Frame 1 (no input): blank canvas, image omitted
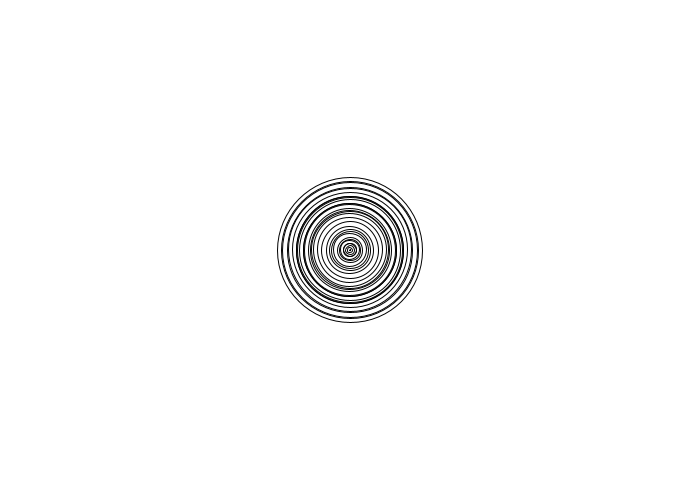
Frame 2 (the mouse pressed at the canvas centre, redrawn once)

The Processing sketch that drew this single still picture (run headless with seeded random() and noise(); the mouse was pressed at the canvas centre and the sketch redrawn once):

// Processing sketch: GenerateTreeRingsMouseRandomSeed
// ── GenerateTreeRingsMouseRandomSeed.pde
 int myCounter = 500;

void setup() {
  size(700, 500);
  noLoop();
  background(255);
  randomSeed(10);
}

void draw() {
  noFill();
  randomSeed(10);
  
  if (mousePressed) {
    float baseRadius = 10;
    int numCircles = round(random(5, 40));
    drawTreeCircles(mouseX, mouseY, baseRadius, numCircles); 
  }
}

void drawTreeCircles(float pX, float pY, float baseRadius, int numCircles) {
  float radius = 1;
  for (int i = 0; i < numCircles; i += 1) {
    circle(pX, pY, radius);
    //radius += baseRadius * noise(i);//random(10, 50);
    radius += random(baseRadius);
  }
}

void keyPressed() {
  if (key == 'd') {
     println("d pressed");
     background(255);
//     redraw();
  }
}

void mousePressed() {
  print("My mouse is pressed: ");
  print(mouseX);
  print(",");
  println(mouseY);
  redraw();
}
